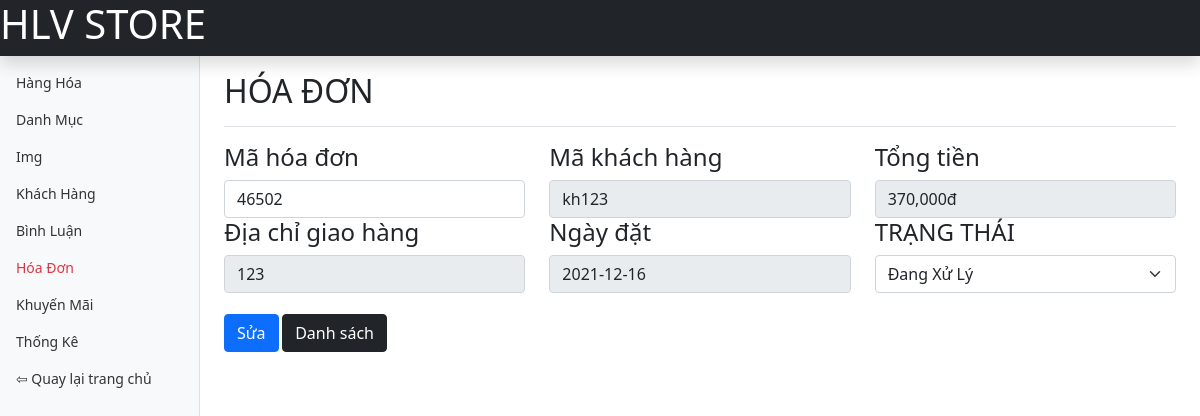
/admin/hoa-don/edit.php?ma_hd=46502, run on the app's committed database.
### tables this page shows
CREATE TABLE `hoadon` (
  `ma_hd` int(11) NOT NULL COMMENT 'mã hóa đơn',
  `ma_kh` varchar(50) NOT NULL COMMENT 'mã khách hàng',
  `ho_ten` varchar(50) NOT NULL,
  `tong_tien` int(10) NOT NULL COMMENT 'tổng tiền',
  `dia_chi_giao_hang` varchar(100) NOT NULL COMMENT 'địa chỉ giao hàng',
  `sdt` int(10) NOT NULL,
  `email` varchar(50) NOT NULL,
  `ngay_dat` date NOT NULL COMMENT 'ngày đặt',
  `trang_thai` varchar(30) NOT NULL COMMENT 'trạng thái'
);

### dao/pdo.php (called while the page is built, shortened)
<?php
function pdo_get_connection(){
    $servername = "localhost";
    $username = "root";
    $password = "";
    try{
        $conn = new PDO("mysql:host=$servername;dbname=hlvstore", $username, $password);
        $conn->setAttribute(PDO::ATTR_ERRMODE, PDO::ERRMODE_EXCEPTION);
        return $conn;
    } catch(PDOException $e) {
        echo "lỗi kết nối" . $e->getMessage();
    }
}
    function pdo_query_one($sql){
        $sql_args = array_slice(func_get_args(), 1);
        try{
        $conn = pdo_get_connection();
        $stmt = $conn->prepare($sql);
        $stmt->execute($sql_args);
        $row = $stmt->fetch(PDO::FETCH_ASSOC);
        return $row;
        }
        catch(PDOException $e){
        throw $e;
        }
        finally{
        unset($conn);
        }
       }
?>

### dao/hoa-don.php (called while the page is built, shortened)
<?php
require_once 'pdo.php';
function hoa_don_getinfo($ma_hd){
    $sql="select * from hoadon where ma_hd=?";
    return pdo_query_one($sql,$ma_hd);
}
?>

### admin/hoa-don/edit.php (the view, shortened to what this page needs)
<?php
    require "../../dao/pdo.php";
    require "../../dao/hoa-don.php";
    if(isset($_GET['ma_hd'])){
        $ma_hd=$_GET['ma_hd'];
        $hoa_don_info=hoa_don_getinfo($ma_hd);
        extract($hoa_don_info);
?>
<!doctype html>
<html lang="en">
  <head>
    <link href="../../css/assets/dist/css/bootstrap.min.css" rel="stylesheet">
    <link href="../../css/assets/dashboard.css" rel="stylesheet">
  </head>
  <body>
<header class="navbar navbar-dark sticky-top bg-dark flex-md-nowrap p-0 shadow">
  <h1 style="color: white;">HLV STORE</h1>
</header>
<div class="container-fluid">
  <div class="row">
    <nav id="sidebarMenu" class="col-md-3 col-lg-2 d-md-block bg-light sidebar collapse">
      <div class="position-sticky pt-3">
      <ul class="nav flex-column">
          <li class="nav-item">
            <a class="nav-link" href="../hang-hoa/list.php">
              Hàng Hóa
            </a>
          </li>
          <li class="nav-item">
            <a class="nav-link" href="#../danh-muc/list.php">
              Danh Mục
            </a>
          </li>
          <li class="nav-item">
            <a class="nav-link" href="../img/list.php">
              Img
            </a>
          </li>
          <li class="nav-item">
            <a class="nav-link" href="../khach-hang/list.php">
              Khách Hàng
            </a>
          </li>
          <li class="nav-item">
            <a class="nav-link" href="../binh-luan/list.php">
              Bình Luận
            </a>
          </li>
          <li class="nav-item">
            <a class="nav-link text-danger" href="#">
              Hóa Đơn
            </a>
          </li>
          <li class="nav-item">
            <a class="nav-link" href="../khuyen-mai/list.php"">
              Khuyến Mãi
            </a>
          </li>
          <li class="nav-item">
            <a class="nav-link" href="../thong-ke/list.php">
              Thống Kê
            </a>
          </li>
          <li class="nav-item">
            <a class="nav-link" href="../../index.php">
            ⇦ Quay lại trang chủ
            </a>
          </li>
        </ul>
      </div>
    </nav>
    <main class="col-md-9 ms-sm-auto col-lg-10 px-md-4">
      <div class="d-flex justify-content-between flex-wrap flex-md-nowrap align-items-center pt-3 pb-2 mb-3 border-bottom">
        <h2>HÓA ĐƠN</h2>
      </div>
            <form action="" method="POST">
            <div class="row">
                <div class="form-group col-sm-4">
                    <h4>Mã hóa đơn</h4>
                    <input type="text"  class="form-control" name="ma_hd" value="<?php echo $ma_hd?>">
                  </div>
                  <div class="form-group col-sm-4">
                    <h4>Mã khách hàng</h4>
                    <input type="text"  class="form-control" value="<?php echo $ma_kh?>"disabled>
                  </div>
                  <div class="form-group col-sm-4">
                    <h4>Tổng tiền</h4>
                    <input type="text"  class="form-control" value="<?php echo number_format($tong_tien).'đ'?>"disabled>
                  </div>
                  <div class="form-group col-sm-4">
                    <h4>Địa chỉ giao hàng</h4>
                    <input type="text"  class="form-control" value="<?php echo $dia_chi_giao_hang?>" disabled>
                  </div>
                  <div class="form-group col-sm-4">
                    <h4>Ngày đặt</h4>
                    <input type="text"  class="form-control" value="<?php echo $ngay_dat?>"disabled>
                  </div>
                  <div class="form-group col-sm-4">
                    <h4>TRẠNG THÁI</h4>
                    <select name="trang_thai" class="form-select">
                      <option>Đang Xử Lý</option>
                    </select>
                </div>
                <div class="form-group col-sm-12">
                    <br>
                    <button class="btn btn-primary" name="btn-edit">Sửa</button>
                    <a href="list.php" class="btn btn-dark">Danh sách</a>
                </div>
            </div>
            </form>
            <?php
    }
?>
    </main>
  </div>
</div>
  </body>
</html>

### css/assets/dashboard.css (style rules this page uses)
body { font-size: .875rem; }
.sidebar { position: fixed; top: 0; bottom: 0; left: 0; z-index: 100; padding: 48px 0 0; box-shadow: inset -1px 0 0 rgba(0, 0, 0, .1); }
.sidebar .nav-link { font-weight: 500; color: #333; }

### data on the page
hoadon: ma_hd "46502", ma_kh "kh123", tong_tien "370,000đ", dia_chi_giao_hang "123", ngay_dat "2021-12-16"
